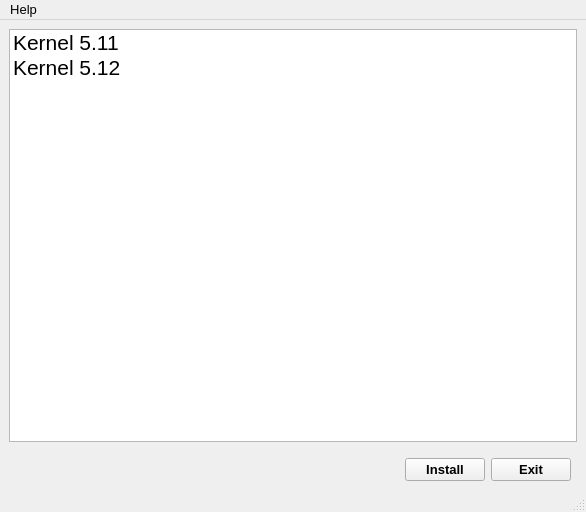
<?xml version="1.0" encoding="UTF-8"?>
<ui version="4.0">
 <class>MainWindow</class>
 <widget class="QMainWindow" name="MainWindow">
  <property name="geometry">
   <rect>
    <x>0</x>
    <y>0</y>
    <width>586</width>
    <height>512</height>
   </rect>
  </property>
  <property name="font">
   <font>
    <pointsize>10</pointsize>
    <weight>75</weight>
    <bold>true</bold>
   </font>
  </property>
  <property name="windowTitle">
   <string>MainWindow</string>
  </property>
  <property name="windowIcon">
   <iconset>
    <normaloff>icon.png</normaloff>icon.png</iconset>
  </property>
  <widget class="QWidget" name="widget">
   <layout class="QGridLayout" name="gridLayout">
    <item row="2" column="3">
     <widget class="QPushButton" name="exitButton">
      <property name="text">
       <string>Exit</string>
      </property>
     </widget>
    </item>
    <item row="1" column="3">
     <spacer name="vSpaceButton">
      <property name="orientation">
       <enum>Qt::Vertical</enum>
      </property>
      <property name="sizeType">
       <enum>QSizePolicy::Fixed</enum>
      </property>
      <property name="sizeHint" stdset="0">
       <size>
        <width>20</width>
        <height>10</height>
       </size>
      </property>
     </spacer>
    </item>
    <item row="2" column="1">
     <spacer name="hSpaceButton">
      <property name="orientation">
       <enum>Qt::Horizontal</enum>
      </property>
      <property name="sizeType">
       <enum>QSizePolicy::Expanding</enum>
      </property>
      <property name="sizeHint" stdset="0">
       <size>
        <width>540</width>
        <height>20</height>
       </size>
      </property>
     </spacer>
    </item>
    <item row="0" column="1" colspan="4">
     <widget class="QListWidget" name="kList">
      <item>
       <property name="text">
        <string>Kernel 5.11</string>
       </property>
       <property name="font">
        <font>
         <pointsize>16</pointsize>
         <weight>50</weight>
         <bold>false</bold>
        </font>
       </property>
      </item>
      <item>
       <property name="text">
        <string>Kernel 5.12</string>
       </property>
       <property name="font">
        <font>
         <pointsize>16</pointsize>
         <weight>50</weight>
         <bold>false</bold>
        </font>
       </property>
      </item>
     </widget>
    </item>
    <item row="2" column="2">
     <widget class="QPushButton" name="installButton">
      <property name="text">
       <string>Install</string>
      </property>
     </widget>
    </item>
   </layout>
  </widget>
  <widget class="QMenuBar" name="menubar">
   <property name="geometry">
    <rect>
     <x>0</x>
     <y>0</y>
     <width>586</width>
     <height>30</height>
    </rect>
   </property>
   <property name="font">
    <font>
     <pointsize>10</pointsize>
     <weight>50</weight>
     <bold>false</bold>
    </font>
   </property>
   <widget class="QMenu" name="menuHelp">
    <property name="font">
     <font>
      <weight>50</weight>
      <bold>false</bold>
     </font>
    </property>
    <property name="title">
     <string>Help</string>
    </property>
    <addaction name="actionOpen_Gthub"/>
   </widget>
   <addaction name="menuHelp"/>
  </widget>
  <widget class="QStatusBar" name="statusbar"/>
  <action name="actionOpen_Gthub">
   <property name="text">
    <string>Open Github</string>
   </property>
  </action>
 </widget>
 <resources/>
 <connections/>
</ui>
